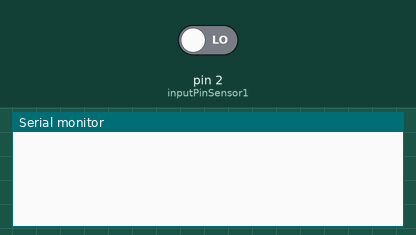
Recording of a sketch running on a simulated Arduino Uno, built with avr-gcc and run on an emulated ATmega328P. Parts: the last lines printed to the serial monitor. Inputs (shaded band) come from the test bench; at power-on: pin 2 (inputPinSensor1) LOW.

Above: at 1.2 s.
1.3 s: pin 2 (inputPinSensor1) driven HIGH
At 2.4 s:
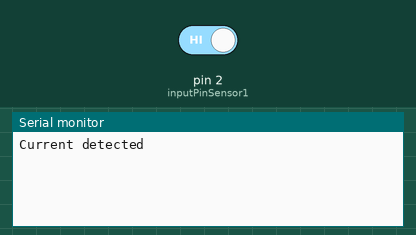
2.8 s: pin 2 (inputPinSensor1) driven LOW
At 3.5 s:
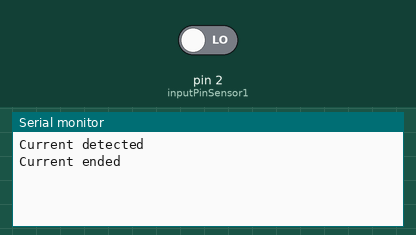

Measured:
- after the input at 1.3 s, the serial monitor: prints a new line at once (image 1)
- after the input at 2.8 s, the serial monitor: prints a new line at once (image 2)

The sketch:

07-arduino-locate_malfunctioning_dupont.ino
```cpp
int inputPinSensor1 = 2; // input pin for sensor 1
int sensor_1_State = LOW; // we start assuming no motion detected for sensor 1
int val = 0; // variable for reading the pin status

void setup() {
  pinMode(inputPinSensor1, INPUT); // declare sensor 1 pin as input

  Serial.begin(9600);
}

void loop(){
  detectChange(&inputPinSensor1, &sensor_1_State);
}

void detectChange(int* inputPin, int* pirState) {
  // read input value
  val = digitalRead(*inputPin);
  // check if the input is HIGH
  if (val == HIGH) {
    if (*pirState == LOW) {
      // we have just turned on
      Serial.println("Current detected");
      *pirState = HIGH;
    }
  } else {
    if (*pirState == HIGH){
      // we have just turned off
      Serial.println("Current ended");
      *pirState = LOW;
    }
  }
}
```
